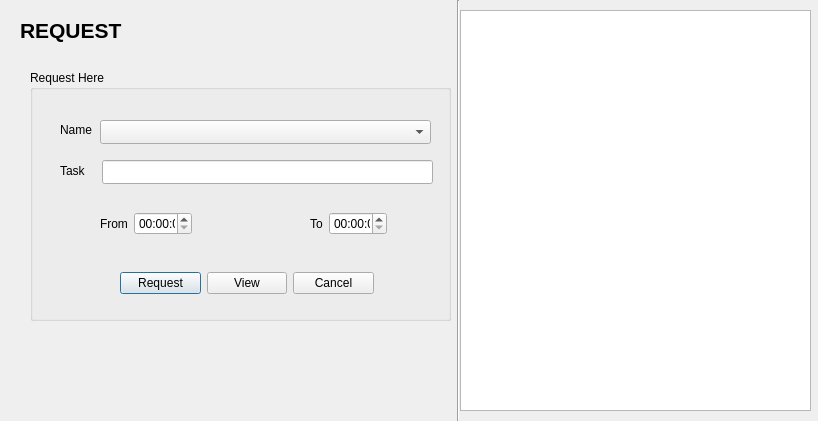
<?xml version="1.0" encoding="UTF-8"?>
<ui version="4.0">
 <class>requestpage</class>
 <widget class="QDialog" name="requestpage">
  <property name="geometry">
   <rect>
    <x>0</x>
    <y>0</y>
    <width>818</width>
    <height>421</height>
   </rect>
  </property>
  <property name="windowTitle">
   <string>Dialog</string>
  </property>
  <widget class="QGroupBox" name="groupBox">
   <property name="geometry">
    <rect>
     <x>30</x>
     <y>70</y>
     <width>421</width>
     <height>251</height>
    </rect>
   </property>
   <property name="title">
    <string>Request Here</string>
   </property>
   <widget class="QComboBox" name="comboBox">
    <property name="geometry">
     <rect>
      <x>70</x>
      <y>50</y>
      <width>331</width>
      <height>24</height>
     </rect>
    </property>
   </widget>
   <widget class="QLabel" name="label">
    <property name="geometry">
     <rect>
      <x>30</x>
      <y>50</y>
      <width>41</width>
      <height>20</height>
     </rect>
    </property>
    <property name="text">
     <string>Name</string>
    </property>
   </widget>
   <widget class="QLineEdit" name="lineEdit">
    <property name="geometry">
     <rect>
      <x>72</x>
      <y>90</y>
      <width>331</width>
      <height>24</height>
     </rect>
    </property>
   </widget>
   <widget class="QLabel" name="label_4">
    <property name="geometry">
     <rect>
      <x>30</x>
      <y>90</y>
      <width>31</width>
      <height>21</height>
     </rect>
    </property>
    <property name="text">
     <string>Task</string>
    </property>
   </widget>
   <widget class="QWidget" name="">
    <property name="geometry">
     <rect>
      <x>70</x>
      <y>140</y>
      <width>92</width>
      <height>27</height>
     </rect>
    </property>
    <layout class="QHBoxLayout" name="horizontalLayout">
     <item>
      <widget class="QLabel" name="label_3">
       <property name="text">
        <string>From</string>
       </property>
      </widget>
     </item>
     <item>
      <widget class="QTimeEdit" name="timeEdit"/>
     </item>
    </layout>
   </widget>
   <widget class="QWidget" name="">
    <property name="geometry">
     <rect>
      <x>280</x>
      <y>140</y>
      <width>77</width>
      <height>27</height>
     </rect>
    </property>
    <layout class="QHBoxLayout" name="horizontalLayout_2">
     <item>
      <widget class="QLabel" name="label_2">
       <property name="text">
        <string>To</string>
       </property>
      </widget>
     </item>
     <item>
      <widget class="QTimeEdit" name="timeEdit_2"/>
     </item>
    </layout>
   </widget>
   <widget class="QWidget" name="">
    <property name="geometry">
     <rect>
      <x>90</x>
      <y>200</y>
      <width>254</width>
      <height>26</height>
     </rect>
    </property>
    <layout class="QHBoxLayout" name="horizontalLayout_3">
     <item>
      <widget class="QPushButton" name="pushButton">
       <property name="text">
        <string>Request</string>
       </property>
      </widget>
     </item>
     <item>
      <widget class="QPushButton" name="pushButton_3">
       <property name="text">
        <string>View</string>
       </property>
      </widget>
     </item>
     <item>
      <widget class="QPushButton" name="pushButton_2">
       <property name="text">
        <string>Cancel</string>
       </property>
      </widget>
     </item>
    </layout>
   </widget>
  </widget>
  <widget class="QLabel" name="label_5">
   <property name="geometry">
    <rect>
     <x>20</x>
     <y>10</y>
     <width>381</width>
     <height>41</height>
    </rect>
   </property>
   <property name="font">
    <font>
     <pointsize>16</pointsize>
     <bold>true</bold>
    </font>
   </property>
   <property name="text">
    <string>REQUEST</string>
   </property>
  </widget>
  <widget class="QListWidget" name="listWidget">
   <property name="geometry">
    <rect>
     <x>460</x>
     <y>10</y>
     <width>351</width>
     <height>401</height>
    </rect>
   </property>
  </widget>
  <widget class="Line" name="line">
   <property name="geometry">
    <rect>
     <x>450</x>
     <y>0</y>
     <width>16</width>
     <height>421</height>
    </rect>
   </property>
   <property name="orientation">
    <enum>Qt::Vertical</enum>
   </property>
  </widget>
 </widget>
 <resources/>
 <connections/>
</ui>
